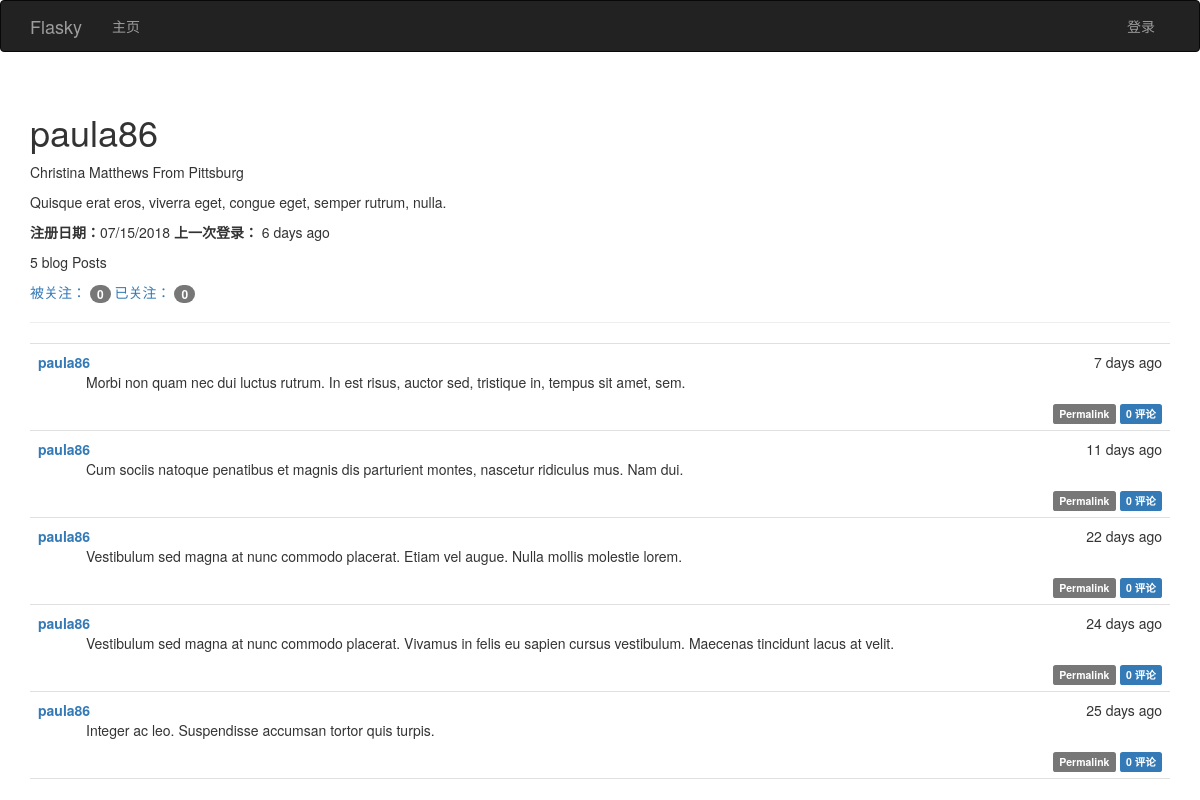
Page /user/paula86 on the committed database.
### app/models.py (models this page shows, shortened)
class User(UserMixin, db.Model):
    __tablename__ = 'users'
    id = db.Column(db.Integer, primary_key=True)
    username = db.Column(db.String(64), unique=True, index=True)
    email = db.Column(db.String(64), unique=True,index=True)
    role_id = db.Column(db.Integer, db.ForeignKey('roles.id'))
    password_hash = db.Column(db.String(128))
    confirmed = db.Column(db.Boolean, default= False)
    name = db.Column(db.String(64))
    location = db.Column(db.String(128))
    about_me = db.Column(db.Text())
    member_since = db.Column(db.DateTime(), default=datetime.utcnow)
    last_seen = db.Column(db.DateTime(), default=datetime.utcnow)
    posts = db.relationship('Post', backref='author', lazy='dynamic')
    followed = db.relationship('Follow', foreign_keys=[Follow.follower_id], backref=db.backref('follower', lazy='joined')
                               , lazy='dynamic', cascade='all,delete-orphan')
    followers = db.relationship('Follow', foreign_keys=[Follow.followed_id], backref=db.backref('followed',lazy='joined')
                                , lazy='dynamic',cascade='all,delete-orphan')
    comments = db.relationship('Comment', backref='author',lazy='dynamic')
    @property
    def password(self):
        raise AttributeError('password is not a readable attribute')

class Post(db.Model):
    __tablename__ = 'posts'
    id = db.Column(db.Integer, primary_key=True)
    body = db.Column(db.Text)
    timestamp = db.Column(db.DateTime, index=True, default=datetime.utcnow)
    author_id = db.Column(db.Integer, db.ForeignKey('users.id'))
    body_html = db.Column(db.Text)
    comments = db.relationship('Comment', backref='post', lazy='dynamic')

### app/main/views.py (the view)
@main.route('/user/<username>')
def user(username):
    user = User.query.filter_by(username= username).first()
    if user is None:
        abort(404)
    posts = user.posts.order_by(Post.timestamp.desc()).all()
    return render_template('user.html', user=user, posts=posts)

### app/auth/views.py (called while the page is built)
@auth.before_app_request
def before_request():
    if current_user.is_authenticated:
        current_user.ping()
        if not current_user.confirmed and request.endpoint[:5] != 'auth.':
            return redirect(url_for('auth.unconfirmed'))

### app/main/__init__.py (called while the page is built)
@main.app_context_processor
def inject_permissions():
    return dict(Permission=Permission)

### app/models.py (called while the page is built)
    def can(self, permission):
        return False

    def is_administrator(self):
        return False

### app/templates/user.html (shortened to what this page needs)
{%  extends "base.html" %}
{%  import "bootstrap/wtf.html" as wtf %}
{% block page_content %}
    <div class="page-header">
        <h1>  {{ user.username }} </h1>
        <p>
        {% if user.name %} {{ user.name }}  {% endif %}
         {% if user.location %}
           From  {{ user.location }}
        {% endif %}
        </p>
      {% if user.about_me %}  <p>{{ user.about_me }} </p> {% endif %}
     <p>
         <b>注册日期：</b>{{ moment(user.member_since).format('L') }}
         <b>上一次登录：</b> {{ moment(user.last_seen).fromNow(refresh=True) }}
     </p>
     <p> {{ user.posts.count() }} blog Posts</p>
    <p>
        <a href="{{ url_for('.followers', username=user.username) }}">被关注：
            <span class="badge">{{  user.followers.count() }}</span> </a>
         <a href="{{ url_for('.followed_by', username=user.username) }}">已关注：
            <span class="badge">{{  user.followed.count() }}</span> </a>
    </p>
    </div>
      {%  include '_posts.html' %}
{% endblock %}

### app/templates/base.html (shortened to what this page needs)
{% extends "bootstrap/base.html" %}
{% block head %}
{{ super() }}
<link rel="stylesheet" type="text/css" href="{{ url_for('static', filename='style.css') }}">
{% endblock %}
{% block navbar %}
<div class="navbar navbar-inverse" role="navigation">
    <div class="container">
        <div class="navbar-header">
            <a class="navbar-brand" href="{{ url_for('main.index') }}">Flasky</a>
        </div>
        <div class="navbar-collapse collapse">
            <ul class="nav navbar-nav">
                <li><a href="{{ url_for('main.index') }}">主页</a></li>
            </ul>
            <ul class="nav navbar-nav navbar-right">
                {% if current_user.is_authenticated %}
                <li class="dropdown">
                <a href="#" class="dropdown-toggle" data-toggle="dropdown">账户- {{ current_user.username }} <b class="caret"></b></a>
                     <ul class="dropdown-menu">
                    <li><a href="{{ url_for('auth.change_password') }}">修改密码</a></li>
                     <li><a href="{{ url_for('auth.change_email_request') }}">修改Email</a></li>
                     <li><a href="{{ url_for('auth.logout') }}">登出</a></li>
                    </ul>
                </li>
                {% else %}
                <li><a href="{{ url_for('auth.login') }}">登录</a></li>
                {% endif %}
            </ul>
        </div>
    </div>
</div>
{% endblock %}
{% block content %}
<div class="container">
    {% block page_content %}{% endblock %}
</div>
{% endblock %}

### app/templates/_posts.html (shortened to what this page needs)
  <ul class="posts">
        {% for post in posts %}
            <li class="post">
                <div class="post-date">
                    {{ moment(post.timestamp).fromNow() }}
                </div>
                <div class="post-author">
                    <a href="{{ url_for('.user', username=post.author.username) }}">{{ post.author.username }}</a>
                </div>
                <div class="post-content">
                    {% if post.body_html %}
                        {{  post.body_html | safe }}
                    {% else %}
                        {{ post.body }}
                    {% endif %}
                    <div class="post-footer">
                        <a href="{{ url_for('.post', id=post.id) }}">
                            <span class="label label-default">Permalink</span>
                        </a>
                          <a href="{{ url_for('.post', id=post.id) }}#comments">
                            <span class="label label-primary">{{ post.comments.count() }} 评论</span>
                        </a>
                    </div>
                </div>
            </li>
        {% endfor %}
    </ul>

### app/static/style.css (style rules this page uses)
ul.posts { list-style-type: none; padding: 0px; margin: 16px 0px 0px 0px; border-top: 1px solid #e0e0e0; }
ul.posts li.post { padding: 8px; border-bottom: 1px solid #e0e0e0; }
div.post-date { float: right; }
div.post-author { font-weight: bold; }
div.post-content { margin-left: 48px; min-height: 48px; }
div.post-footer { text-align: right; }

### rows in the picture
User: username "paula86", name "Christina Matthews", location "Pittsburg", about_me "Quisque erat eros, viverra eget, congue eget, semper rutrum, nulla.", member_since "07/15/2018", last_seen "6 days ago"
Post: timestamp "7 days ago", author.username "paula86", body_html "Morbi non quam nec dui luctus rutrum. In est risus, auctor sed, tristique in, tempus sit amet, sem.", comments.count "0"
Post: timestamp "11 days ago", author.username "paula86", body_html "Cum sociis natoque penatibus et magnis dis parturient montes, nascetur ridiculus mus. Nam dui.", comments.count "0"
Post: timestamp "22 days ago", author.username "paula86", body_html "Vestibulum sed magna at nunc commodo placerat. Etiam vel augue. Nulla mollis molestie lorem.", comments.count "0"
Post: timestamp "24 days ago", author.username "paula86", body_html "Vestibulum sed magna at nunc commodo placerat. Vivamus in felis eu sapien cursus vestibulum. Maecenas tincidunt lacus at velit.", comments.count "0"
Post: timestamp "25 days ago", author.username "paula86", body_html "Integer ac leo. Suspendisse accumsan tortor quis turpis.", comments.count "0"

### other values in the picture
{{ user.posts.count() }} "5"
{{ user.followers.count() }} "0"
{{ user.followed.count() }} "0"
